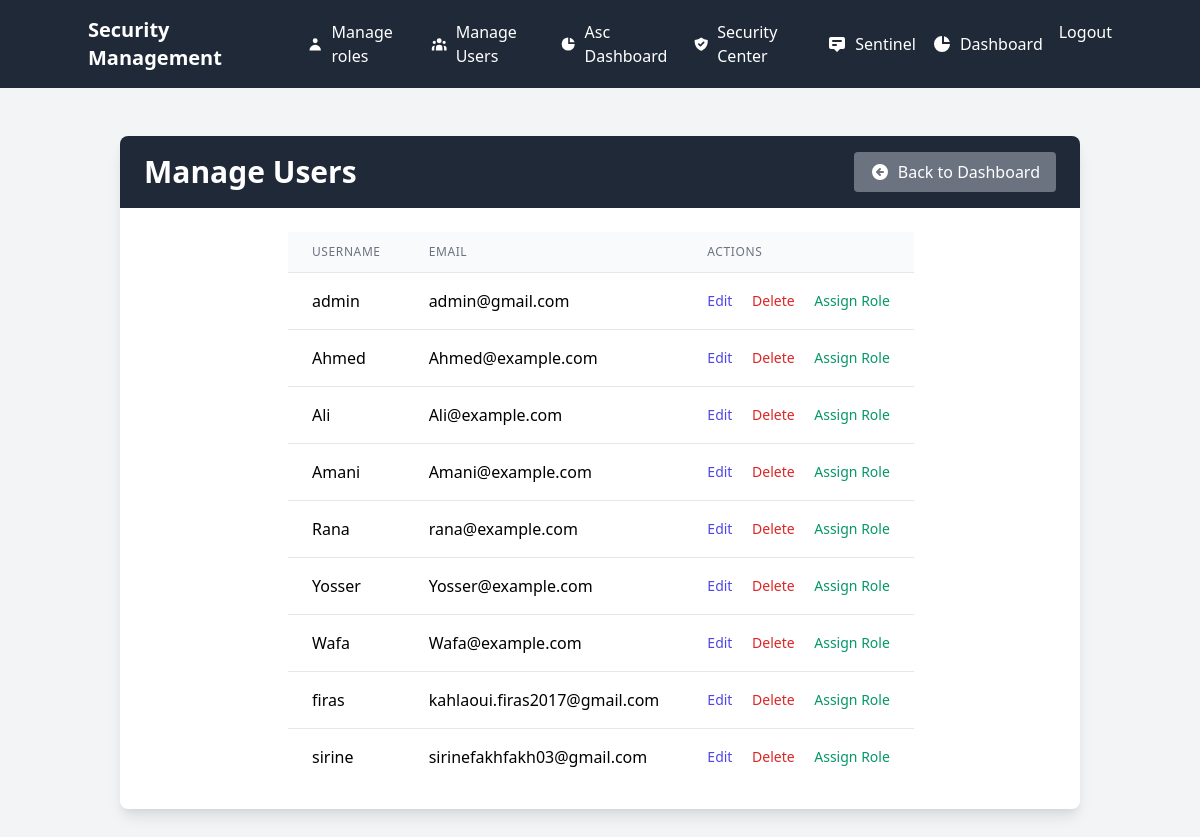
Screenshot of /admin/manage_users (signed in) with the database file from the repository.
### app.py (models this page shows)
class User(UserMixin, db.Model):
    id = db.Column(db.Integer, primary_key=True)
    username = db.Column(db.String(80), unique=True, nullable=False)
    email = db.Column(db.String(120), unique=True, nullable=False)
    password_hash = db.Column(db.String(120), nullable=False)
    role = db.Column(db.String(20), nullable=False, default='user')
    totp_secret = db.Column(db.String(120), nullable=True)
    role_id = db.Column(db.Integer, db.ForeignKey('role.id'), nullable=True)
    role_relation = db.relationship('Role', backref='users', foreign_keys=[role_id])
    is_active = db.Column(db.Boolean, default=True)
    def has_permission(self, permission_name):
        if not self.role_relation:
            return False
        return db.session.query(
            exists().where(
                and_(
                    RolePermission.role_id == self.role_relation.id,
                    RolePermission.permission_id == Permission.id,
                    Permission.name == permission_name
                )
            )
        ).scalar()

### app.py (the view)
@admin_bp.route('/manage_users', methods=['GET'])
@login_required
def manage_users():
    users = User.query.all()
    return render_template('admin/manage_users.html', users=users)

### app.py (called while the page is built)
@login_manager.user_loader
def load_user(user_id):
    return db.session.get(User, int(user_id))

### templates/admin/manage_users.html (shortened to what this page needs)
{% extends "base.html" %}
{% block content %}
<div class="container mx-auto px-4 py-8">
    <div class="bg-white shadow-lg rounded-lg overflow-hidden">
        <div class="bg-gray-800 text-white px-6 py-4 flex justify-between items-center">
            <h2 class="text-3xl font-bold">Manage Users</h2>
            <div class="space-x-2">
                <a href="{{ url_for('admin_bp.admin_dashboard') }}" class="bg-gray-500 hover:bg-gray-600 px-4 py-2 rounded transition flex items-center">
                    <svg xmlns="http://www.w3.org/2000/svg" class="h-5 w-5 mr-2" viewBox="0 0 20 20" fill="currentColor">
                        <path fill-rule="evenodd" d="M10 18a8 8 0 100-16 8 8 0 000 16zm.707-10.293a1 1 0 00-1.414-1.414l-3 3a1 1 0 000 1.414l3 3a1 1 0 001.414-1.414L9.414 11H13a1 1 0 100-2H9.414l1.293-1.293z" clip-rule="evenodd" />
                    </svg>
                    Back to Dashboard
                </a>
            </div>
        </div>
        <div class="p-6 max-w-2xl mx-auto">
            <table class="min-w-full divide-y divide-gray-200">
                <thead class="bg-gray-50">
                    <tr>
                        <th scope="col" class="px-6 py-3 text-left text-xs font-medium text-gray-500 uppercase tracking-wider">
                            Username
                        </th>
                        <th scope="col" class="px-6 py-3 text-left text-xs font-medium text-gray-500 uppercase tracking-wider">
                            Email
                        </th>
                        <th scope="col" class="px-6 py-3 text-left text-xs font-medium text-gray-500 uppercase tracking-wider">
                            Actions
                        </th>
                    </tr>
                </thead>
                <tbody class="bg-white divide-y divide-gray-200">
                    {% for user in users %}
                    <tr>
                        <td class="px-6 py-4 whitespace-nowrap">
                            {{ user.username }}
                        </td>
                        <td class="px-6 py-4 whitespace-nowrap">
                            {{ user.email }}
                        </td>
                        <td class="px-6 py-4 whitespace-nowrap text-right text-sm font-medium">
                            <a href="{{ url_for('admin_bp.edit_user', user_id=user.id) }}" class="text-indigo-600 hover:text-indigo-900">Edit</a>
                            <form action="{{ url_for('admin_bp.delete_user', user_id=user.id) }}" method="POST" style="display:inline;">
                                <button type="submit" class="text-red-600 hover:text-red-900 ml-4">Delete</button>
                            </form>
                            <a href="{{ url_for('admin_bp.assign_role', user_id=user.id) }}" class="text-green-600 hover:text-green-900 ml-4">Assign Role</a>
                        </td>
                    </tr>
                    {% endfor %}
                </tbody>
            </table>
        </div>
    </div>
</div>
{% endblock %}

### rows the page displays
User: username "admin", email "admin@gmail.com"
User: username "Ahmed", email "Ahmed@example.com"
User: username "Ali", email "Ali@example.com"
User: username "Amani", email "Amani@example.com"
User: username "Rana", email "rana@example.com"
User: username "Yosser", email "Yosser@example.com"
User: username "Wafa", email "Wafa@example.com"
User: username "firas", email "kahlaoui.firas2017@gmail.com"
User: username "sirine", email "sirinefakhfakh03@gmail.com"
